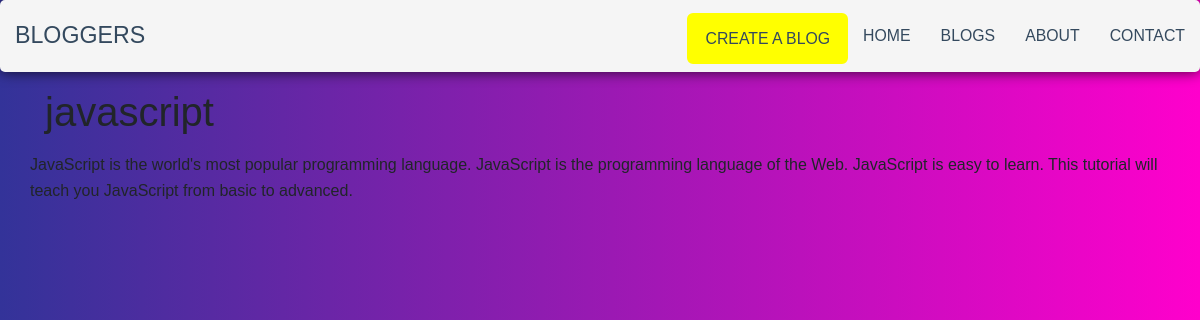
Page /blogpost/JavaScriptlearning on the committed database.
### my_blog/models.py (models this page shows, shortened)
class Blog_detail(models.Model):
    sno = models.AutoField(primary_key=True)
    title = models.CharField(max_length=200)
    content = models.TextField()
    slug = models.CharField(max_length=100)
    time = models.DateTimeField(auto_now_add=True)
    Firstname = models.CharField(max_length=400)
    Lastname = models.CharField(max_length=400)
    email = models.EmailField(max_length=100, blank=True, unique=True)

### my_blog/views.py (the view)
# urls.py: path('blogpost/<str:slug>',views.blogpost,name='blogpost'),
def blogpost(request,slug):
    blog = Blog_detail.objects.get(slug=slug)
    context = {'blog':blog}
    return render(request ,'blogpost.html',context)

### my_blog/templates/blogpost.html (shortened to what this page needs)
{% extends 'base.html' %}
{% block body %}
<div class="container">
    <h1 class="my-3">{{blog.title}}</h1>
    <div class="row">
        {{blog.content}}
    </div>
</div>
{% endblock %}

### rows in the picture
Blog_detail: title "javascript", content "JavaScript is the world's most popular programming language. JavaScript is the programming language of the Web. JavaScript is easy to learn. This tutorial will teach you JavaScript from basic to advanced."
